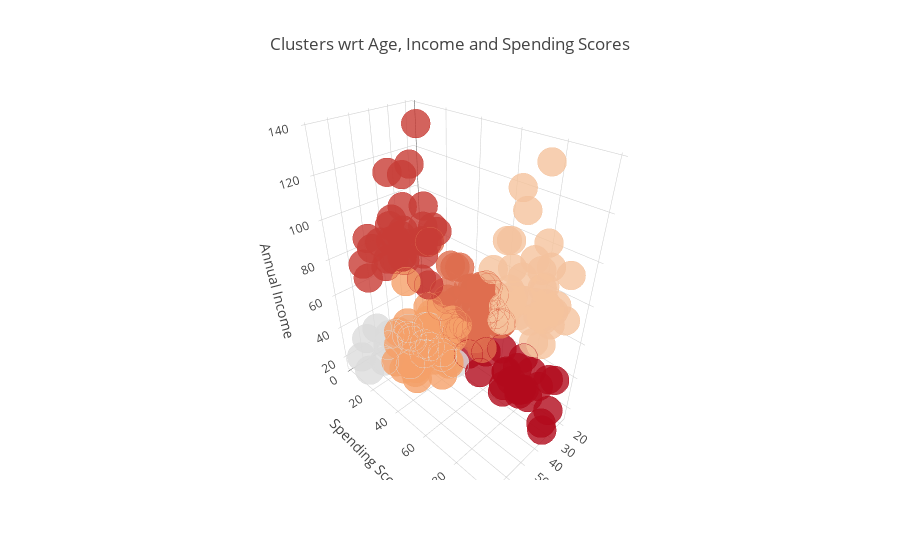

Notebook code cell kept with this figure:
### Code cell
import plotly as py
import plotly.graph_objs as go
from plotly.offline import iplot
import plotly.io as pio
pio.templates.default = None
%matplotlib inline


trace1 = go.Scatter3d(
    x= df['Age'],
    y= df['Spending Score (1-100)'],
    z= df['Annual Income (k$)'],
    mode='markers',
     marker=dict(
        color = df['Cluster_KMeans'], 
        size= 10,
        line=dict(
            color= df['Cluster_KMeans'],
            width= 12
        ),
        opacity=0.8
     )
)
data = [trace1]
layout = go.Layout(
    title= 'Clusters wrt Age, Income and Spending Scores',
    scene = dict(
            xaxis = dict(title  = 'Age'),
            yaxis = dict(title  = 'Spending Score'),
            zaxis = dict(title  = 'Annual Income')
        )
)
fig = go.Figure(data=data, layout=layout)
iplot(fig)

### Figure 1 — Plotly figure (JSON) as saved in the notebook; plotly's stock layout.template omitted (floating-point values rounded to 4 significant figures; data arrays with more than 128 entries replaced by an {"elided": "..."} marker saying what was removed)
{"data": [{"marker": {"color": {"elided": "200 int values"}, "line": {"color": {"elided": "200 int values"}, "width": 12}, "opacity": 0.8, "size": 10}, "mode": "markers", "type": "scatter3d", "x": {"elided": "200 int values"}, "y": {"elided": "200 int values"}, "z": {"elided": "200 int values"}}], "layout": {"autosize": true, "scene": {"aspectmode": "auto", "aspectratio": {"x": 0.6093, "y": 1.148, "z": 1.429}, "xaxis": {"title": {"text": "Age"}, "type": "linear"}, "yaxis": {"title": {"text": "Spending Score"}, "type": "linear"}, "zaxis": {"title": {"text": "Annual Income"}, "type": "linear"}}, "title": {"text": "Clusters wrt Age, Income and Spending Scores"}}}
